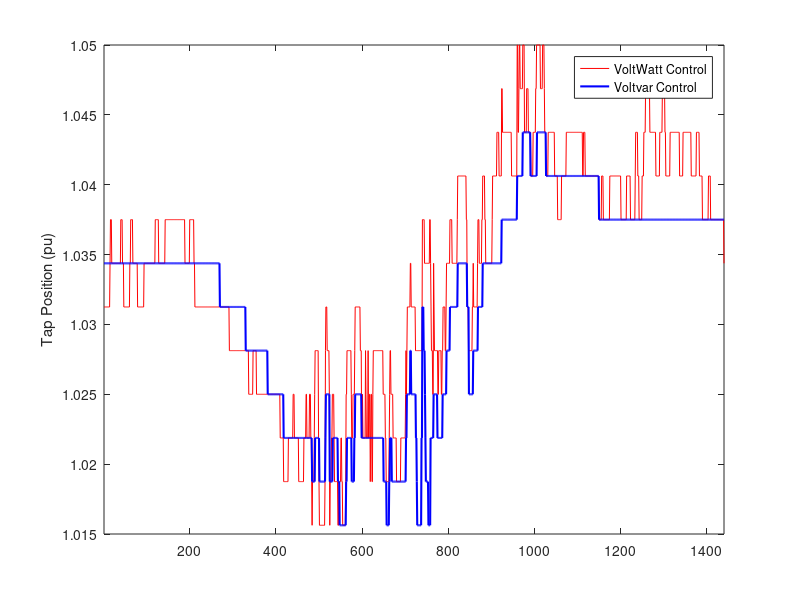
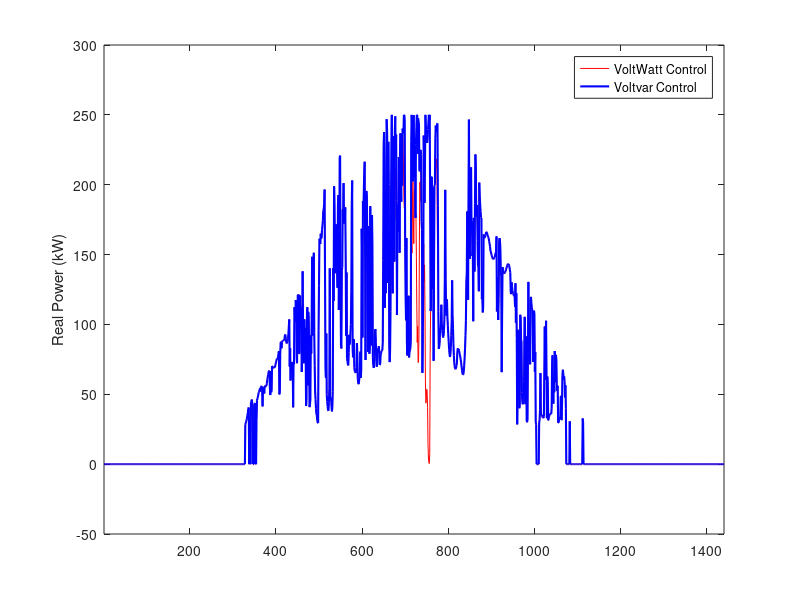
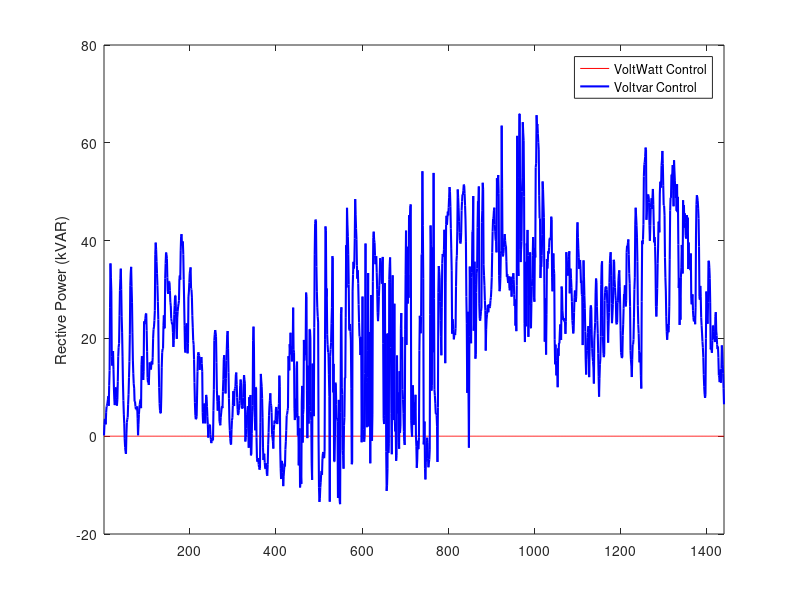

Write the MATLAB code that produced these figures, in order.

%
close all
voltwatt=load('voltwatt.mat');
voltvar=load('voltvar.mat');

time=voltwatt.time;
tap_voltwatt=voltwatt.tap;
tap_voltvar=voltvar.tap;
figure
plot(time,tap_voltwatt,'r',time,tap_voltvar,'b','linewidth',1.5);
legend('VoltWatt Control','Voltvar Control');
xlim([1 length(time)]);
ylabel('Tap Position (pu)')

P_voltwatt=voltwatt.Power;
P_voltvar=voltvar.Power;
figure
plot(time,-P_voltwatt,'r',time,-P_voltvar,'b','linewidth',1.5);
legend('VoltWatt Control','Voltvar Control');
xlim([1 length(time)]);
ylabel('Real Power (kW)')

Q_voltwatt=voltwatt.Qvar;
Q_voltvar=voltvar.Qvar;
figure
plot(time,-Q_voltwatt,'r',time,-Q_voltvar,'b','linewidth',1.5);
legend('VoltWatt Control','Voltvar Control');
xlim([1 length(time)]);
ylabel('Rective Power (kVAR)')





